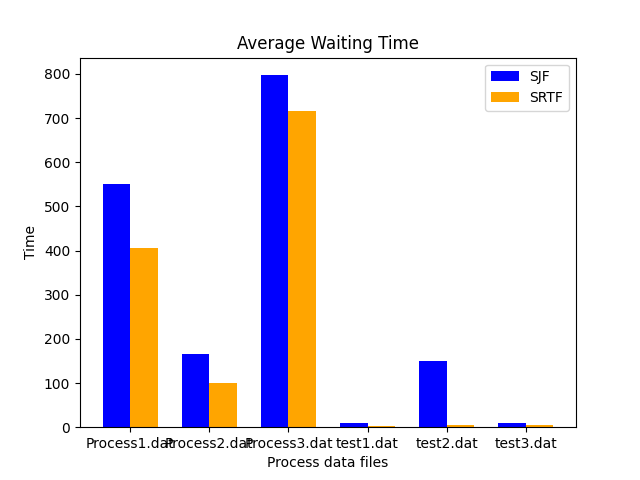

Python code for this plot:
import matplotlib.pyplot as plt
import numpy as np

categories = ['Process1.dat', 'Process2.dat', 'Process3.dat', 'test1.dat', 'test2.dat', 'test3.dat']
sjf_values = [551.428589, 166.333328, 797.250000, 8.666667, 151.000000, 10.000000]
srtf_values = [406.571442, 99.388885, 716.666687, 2.666667, 5.750000, 5.333333]

# Set the width of the bars
bar_width = 0.35

# Create an array of indices for each category
indices = np.arange(len(categories))

# Creating bar graphs
plt.bar(indices - bar_width/2, sjf_values, width=bar_width, color='blue', label='SJF')
plt.bar(indices + bar_width/2, srtf_values, width=bar_width, color='orange', label='SRTF')

# Adding labels and title
plt.xlabel('Process data files')
plt.ylabel('Time')
plt.title('Average Waiting Time')
plt.legend()

# Adjust the x-axis ticks to show category names
plt.xticks(indices, categories)

# Display the graph
plt.savefig('waitingtime.png')
